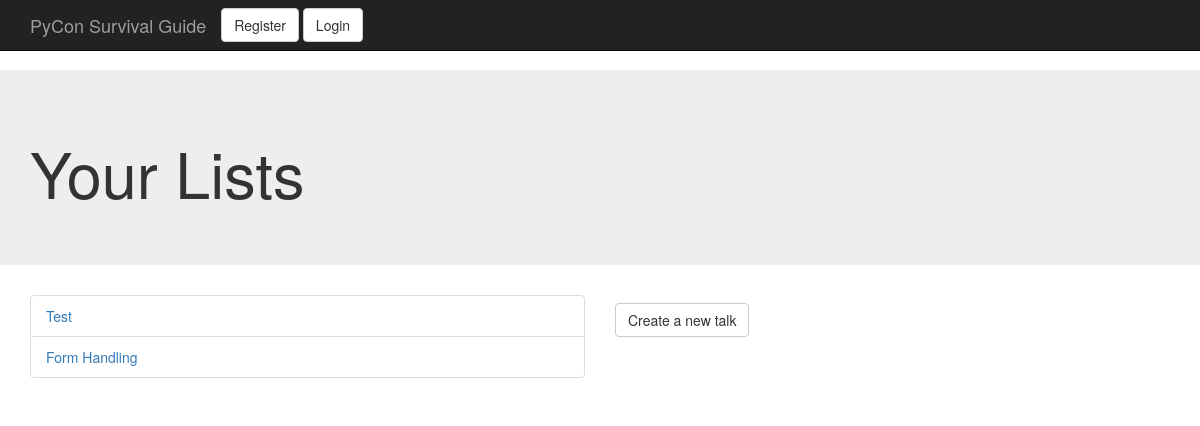
The page /talks/ on the database as committed earlier.
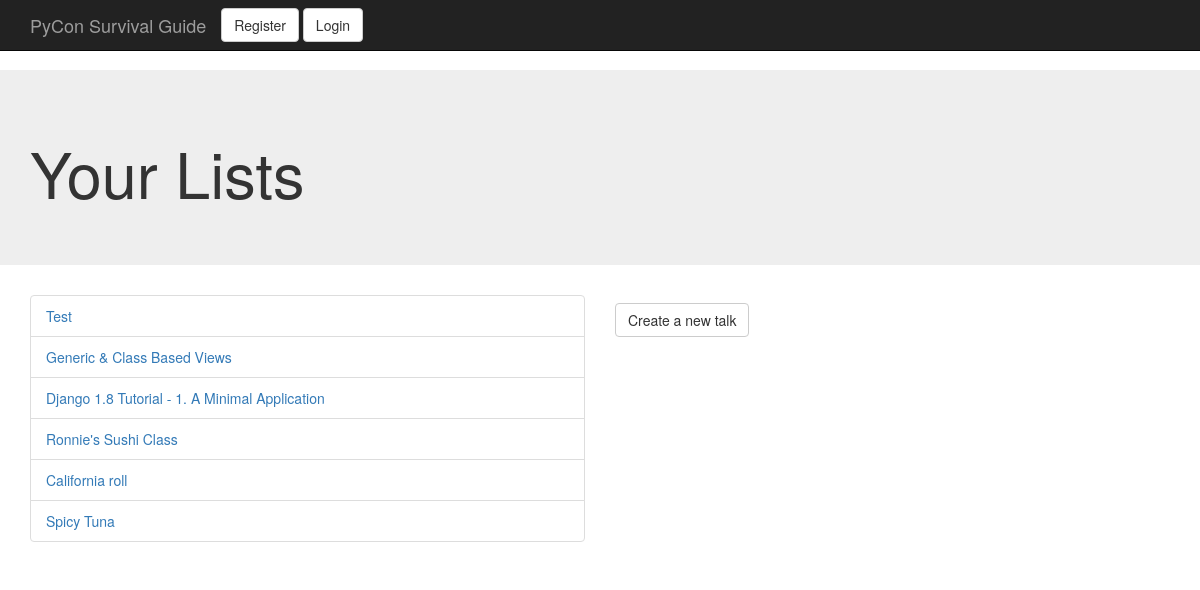
The same page on the database as committed later.
### talks/models.py (models this page shows)
class TalkList(models.Model):
	author = models.ForeignKey(User, related_name='lists')
	title = models.CharField(max_length=50)
	text = models.TextField(max_length=1024)
	def __unicode__(self):
		return self.title
	def get_absolute_url(self):
		return reverse('talk_detail', kwargs={'pk': self.pk})
	objects = models.Manager()
	test_objects = TestTalkManager()

### talks/views.py (the view)
class TalkListView(ListView):
    model = TalkList
    template_name = 'talk_list.html'

### templates/talk_list.html (shortened to what this page needs)
{% extends 'base.html' %}
{% block headline %}<h1>Your Lists {{ user.username }}</h1>{% endblock headline %}
{% block content %}
<div class="row">
    <div class="col-sm-6">
        <ul class="list-group">
            {% for object in object_list %}
            <li class="list-group-item">
                <a href="{{ object.get_absolute_url }}">{{ object }}</a>
            </li>
            {% empty %}
            <li class="list-group-item">You have no lists</li>
            {% endfor %}
        </ul>
    </div>
    <div class="col-sm-6">
        <p><a href="{% url 'create_list' %}" class="btn btn-default navbar-btn">Create a new talk</a></p>
    </div>
</div>
{% endblock %}

### templates/base.html (shortened to what this page needs)
{% load staticfiles %}
<!DOCTYPE html>
<html>
<head>
    <link rel="stylesheet" href="//netdna.bootstrapcdn.com/bootstrap/3.1.1/css/bootstrap.min.css">
</head>
<body>
    <div class="navbar navbar-inverse navbar-fixed-top" role="navigation">
      <div class="container">
        <div class="navbar-header">
          <a class="navbar-brand" href="{% url 'home' %}">PyCon Survival Guide</a>
        </div>
        <div class="navbar-collapse collapse">
        {% if not user.is_authenticated %}
                <a href="{% url 'signup' %}" class="btn btn-default navbar-btn">Register</a>
                <a href="{% url 'login' %}" class="btn btn-default navbar-btn">Login</a>
        {% else %}
                <a href="{% url 'logout' %}" class="btn btn-default navbar-btn">Logout</a>
        {% endif %}
        </div>
      </div>
    </div>
    <div class="jumbotron">
        <div class="container">{% block headline %}{% endblock headline %}</div>
    </div>
    <div class="container">
        {% block content %}{% endblock content %}
    </div>
</body>
</html>

### templates/base.html (style rules this page uses)
body { padding-bottom: 20px; padding-top: 70px; }

Rows that differ between the two databases and show on the page:
removed TalkList: title "Form Handling"
added TalkList: title "Generic & Class Based Views"
added TalkList: title "Django 1.8 Tutorial - 1. A Minimal Application"
added TalkList: title "Ronnie's Sushi Class"
added TalkList: title "California roll"
added TalkList: title "Spicy Tuna"
